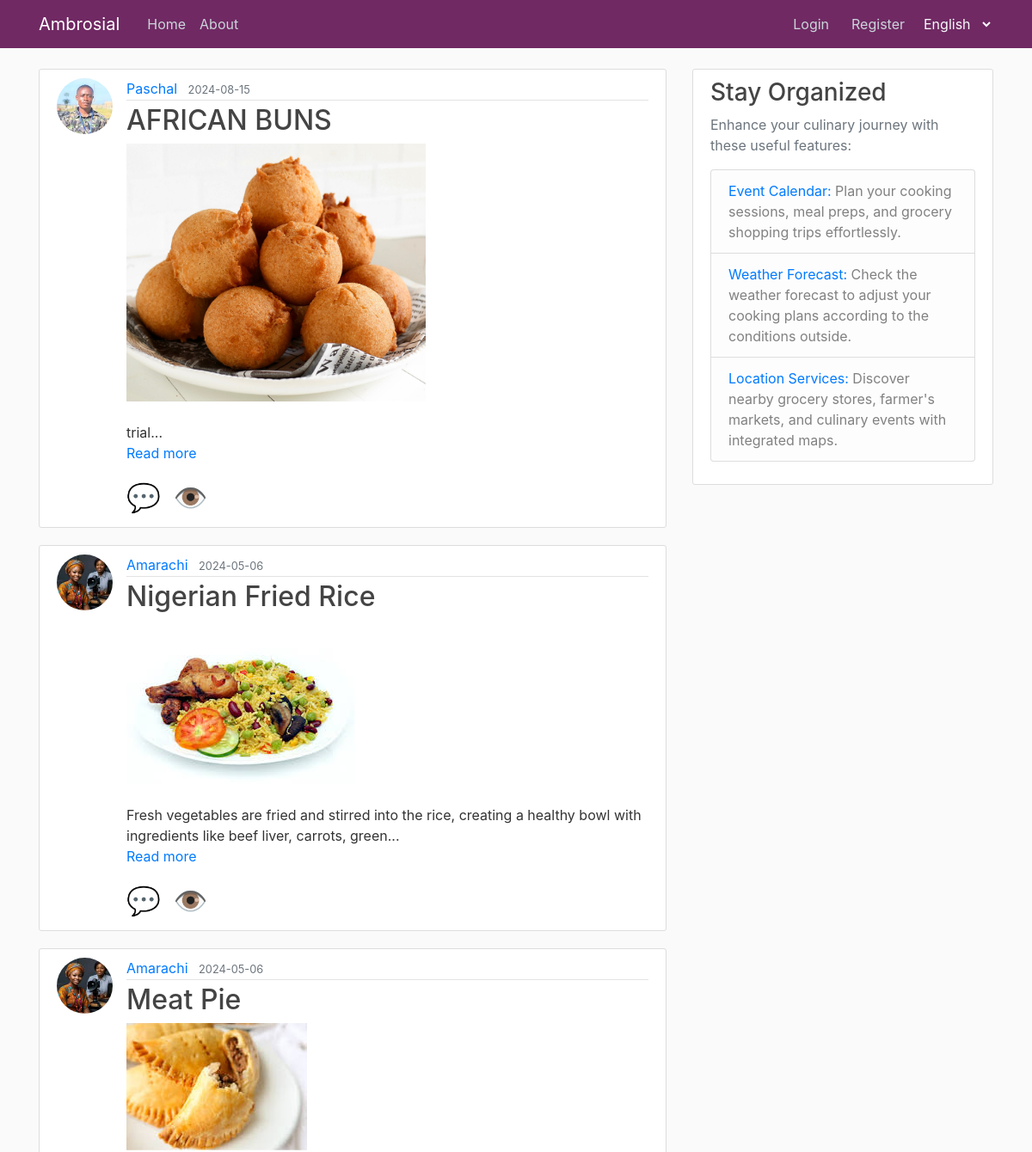
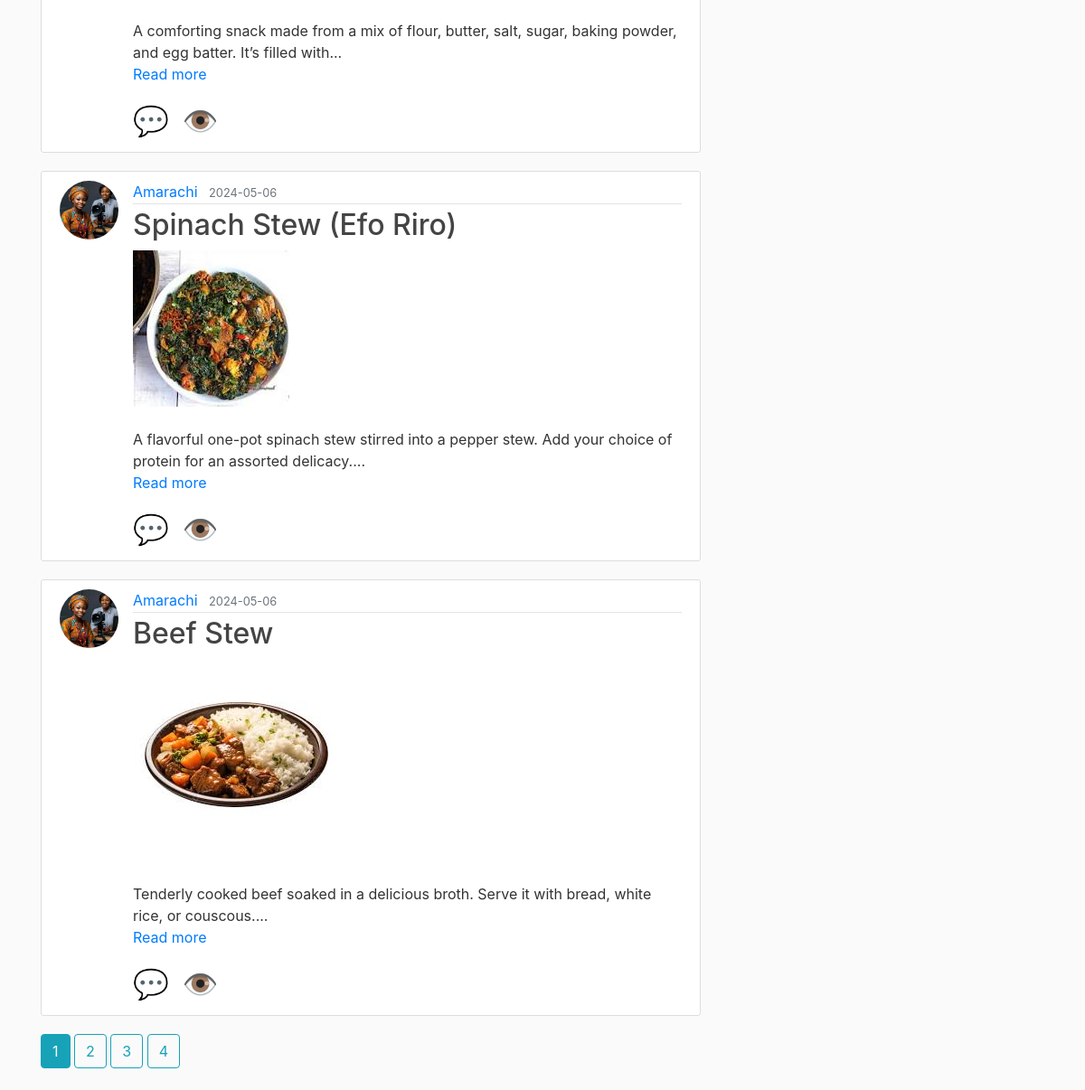
The page /home on the database its author committed (2 pictures, top to bottom).
### flask_ambrosial/models.py (models this page shows, shortened)
class Post(db.Model):
    id = db.Column(db.Integer, primary_key=True)
    title = db.Column(db.String(100), nullable=False)
    date_posted = db.Column(db.DateTime, nullable=False, default=datetime.now(timezone.utc))
    content = db.Column(db.Text, nullable=False)
    user_id = db.Column(db.Integer, db.ForeignKey('user.id', name='fk_post_user_id'), nullable=False)
    image_filename = db.Column(db.String(100), nullable=False)
    comments = db.relationship('Comment', backref='post', lazy=True)

class User(db.Model, UserMixin):
    id = db.Column(db.Integer, primary_key=True)
    username = db.Column(db.String(20), unique=True, nullable=False)
    email = db.Column(db.String(120), unique=True, nullable=False)
    image_file = db.Column(db.String(20), nullable=False, default='default.jpg')
    password = db.Column(db.String(60), nullable=False)
    posts = db.relationship('Post', backref='author', lazy=True)
    comments = db.relationship('Comment', backref='author', lazy=True)

### flask_ambrosial/posts/routes.py (the view)
@posts.route("/")
@posts.route("/home")
def home():
    page = request.args.get('page', 1, type=int)
    posts = Post.query.order_by(Post.date_posted.desc()).paginate(page=page, per_page=5)
    post_form = PostForm()
    comment_form = CommentForm()
    reply_form = ReplyForm()
    return render_template('home.html', posts=posts, post_form=post_form, comment_form=comment_form, reply_form=reply_form)

### flask_ambrosial/posts/forms.py
class PostForm(FlaskForm):
    title = StringField('Title', validators=[DataRequired()])
    content = TextAreaField('Content', validators=[DataRequired()])
    image_filename = FileField('Image', validators=[FileAllowed(['jpg', 'png', 'jpeg'])])
    submit = SubmitField('Post')

class CommentForm(FlaskForm):
    content = TextAreaField('Content', validators=[DataRequired()])
    submit = SubmitField('Comment')

### flask_ambrosial/__init__.py (called while the page is built)
def get_locale():
    if 'lang' in request.args:
        lang = request.args.get('lang')
        if lang in current_app.config['LANGUAGES']:
            session['lang'] = lang
            return lang
    return session.get('lang', request.accept_languages.best_match(current_app.config['LANGUAGES']))

### flask_ambrosial/templates/home.html (shortened to what this page needs)
{% extends "layout.html" %}
{% block content %}
    {% for post in posts.items %}
        <article class="media content-section">
            <img class="rounded-circle article-img" src="{{ url_for('static', filename='profile_pics/' + post.author.image_file) }}">
            <div class="media-body">
                <div class="article-metadata">
                    <a class="mr-2" href="{{ url_for('users.user_posts', username=post.author.username) }}">{{ post.author.username }}</a>
                    <small class="text-muted">{{ post.date_posted.strftime('%Y-%m-%d') }}</small>
                </div>
                <h2><a class="article-title" href="{{ url_for('posts.post', post_id=post.id) }}">{{ post.title }}</a></h2>
                {% if post.image_filename %}
                    <img class="post-image" src="{{ url_for('static', filename='post_pics/' + post.image_filename) }}" alt="{{ post.title }}">
                {% endif %}
                <p class="article-content">
                    {{ post.content.split(' ')[:20] | join(' ') }}...
                    <a href="#" class="read-more" data-full-content="{{ post.content }}">{{ _('Read more') }}</a>
                </p>
                <div class="comment-icons">
                    <span class="icon add-comment-icon">💬</span>
                    <span class="icon view-comments-icon">👁️</span>
                </div>
            </div>
        </article>
    {% endfor %}
    {% for page_num in posts.iter_pages(left_edge=1, right_edge=1, left_current=1, right_current=2) %}
        {% if page_num %}
            {% if posts.page == page_num %}
                <a class="btn btn-info mb-4" href="{{ url_for('main.home', page=page_num) }}">{{ page_num }}</a>
            {% else %}
                <a class="btn btn-outline-info mb-4" href="{{ url_for('main.home', page=page_num) }}">{{ page_num }}</a>
            {% endif %}
        {% endif %}
    {% endfor %}
{% endblock content %}

### flask_ambrosial/static/main.css (style rules this page uses)
body { background: #fafafa; color: #333333; margin-top: 5rem; }
h1, h2, h3, h4, h5, h6 { color: #444444; }
.content-section { background: #ffffff; padding: 10px 20px; border: 1px solid #dddddd; border-radius: 3px; margin-bottom: 20px; }
.article-title { color: #444444; }
.article-content { white-space: pre-line; }
.article-img { height: 65px; width: 65px; margin-right: 16px; }
.article-metadata { padding-bottom: 1px; margin-bottom: 4px; border-bottom: 1px solid #e3e3e3; }
.icon { font-size: 32px; cursor: pointer; margin-right: 10px; }
.post-image { max-width: 100%; max-height: 300px; height: auto; border: none; }

### rows shown on the page
Post: image_file (picture), author.username "Paschal", date_posted "2024-08-15", title "AFRICAN BUNS", image_filename (picture), content.split "trial"
Post: image_file (picture), author.username "Amarachi", date_posted "2024-05-06", title "Nigerian Fried Rice", image_filename (picture), content.split "Fresh vegetables are fried and stirred into the rice, creating a healthy bowl with ingredients like beef liver, carrots, green"
Post: image_file (picture), author.username "Amarachi", date_posted "2024-05-06", title "Meat Pie", image_filename (picture), content.split "A comforting snack made from a mix of flour, butter, salt, sugar, baking powder, and egg batter. It’s filled with"
Post: image_file (picture), author.username "Amarachi", date_posted "2024-05-06", title "Spinach Stew (Efo Riro)", image_filename (picture), content.split "A flavorful one-pot spinach stew stirred into a pepper stew. Add your choice of protein for an assorted delicacy."
Post: image_file (picture), author.username "Amarachi", date_posted "2024-05-06", title "Beef Stew", image_filename (picture), content.split "Tenderly cooked beef soaked in a delicious broth. Serve it with bread, white rice, or couscous."

### other values the page prints
{{ page_num }} "1"
{{ page_num }} "2" "3" "4"
